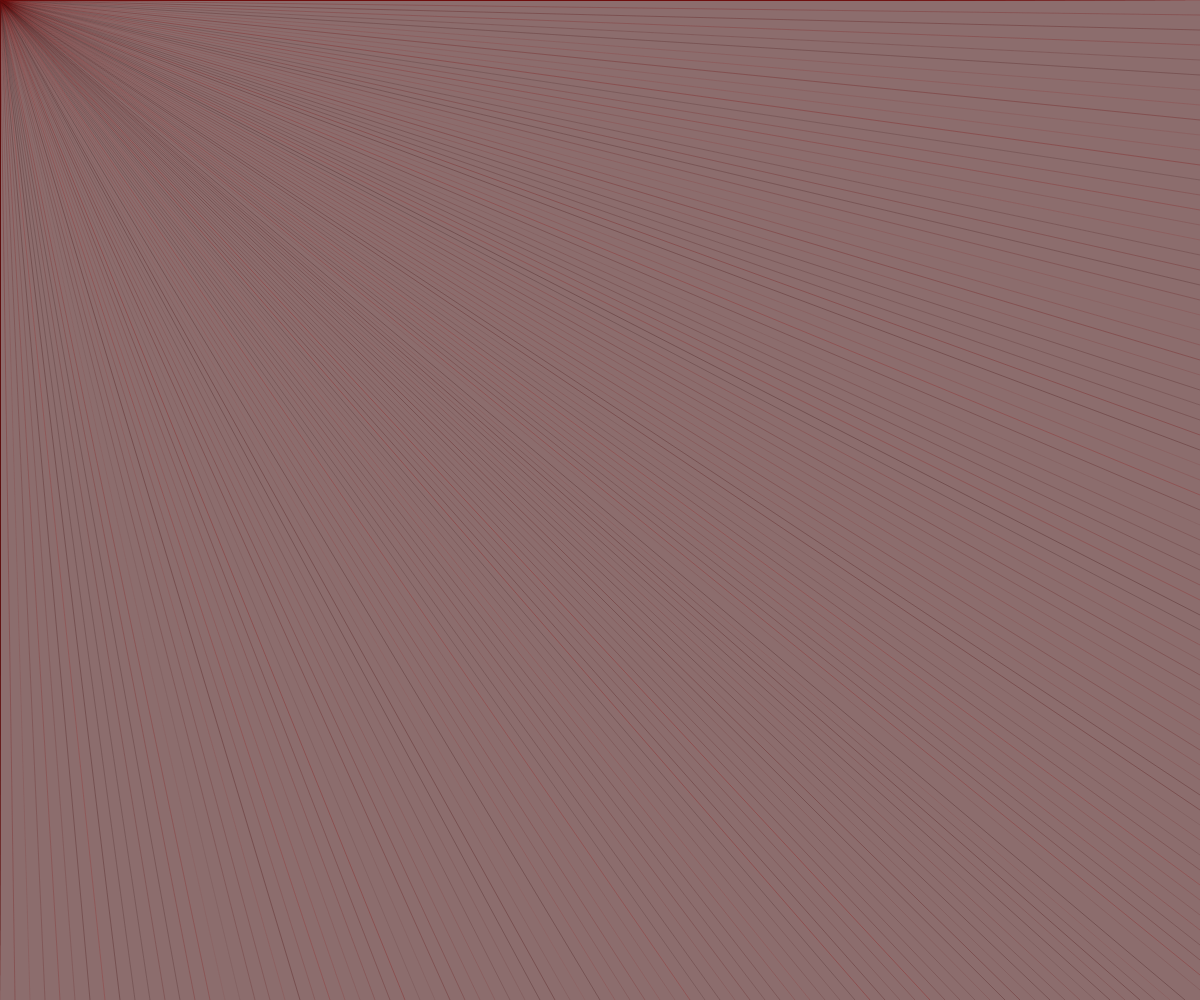
Frame 1 (no input)
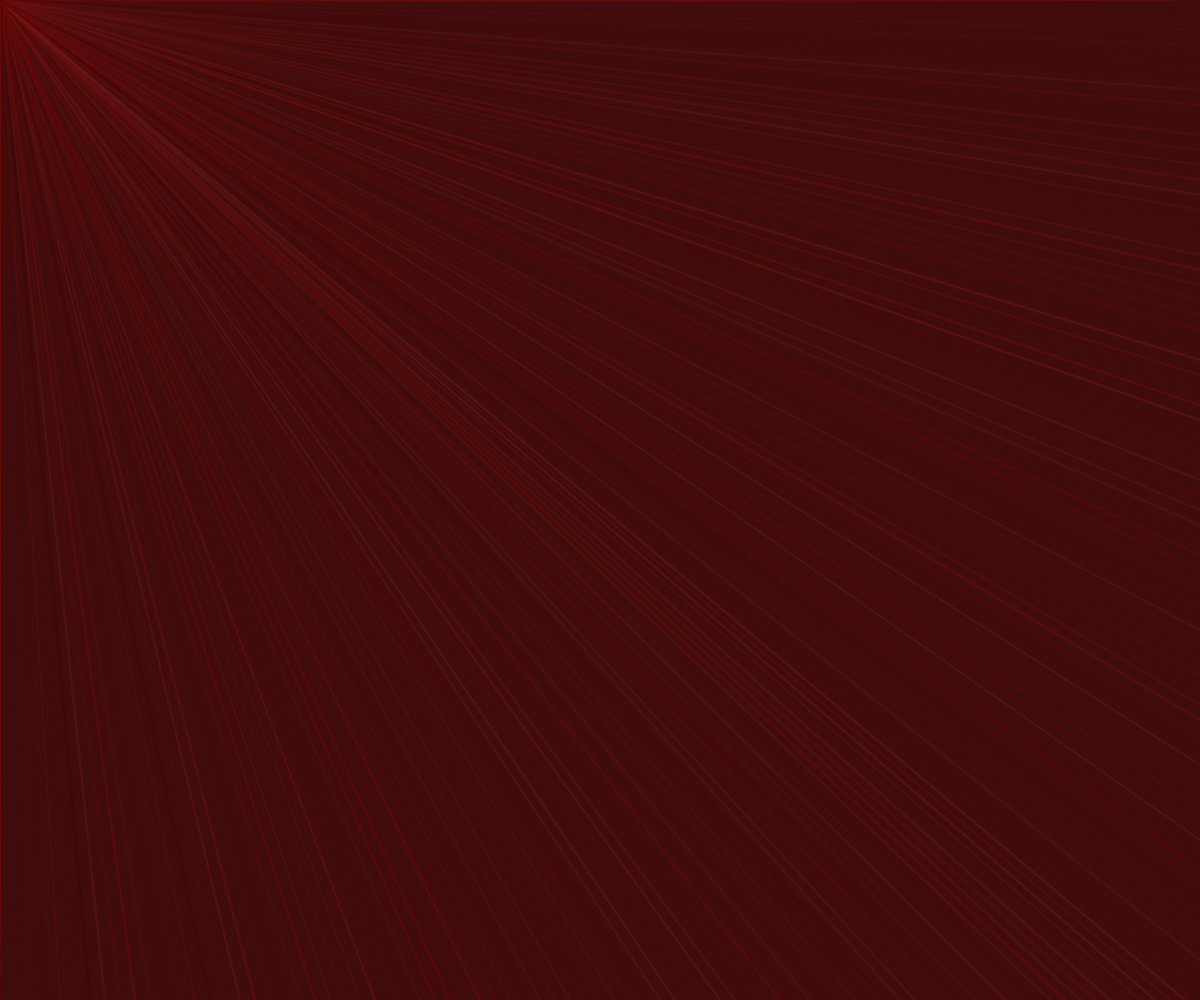
Frame 60 (no input)
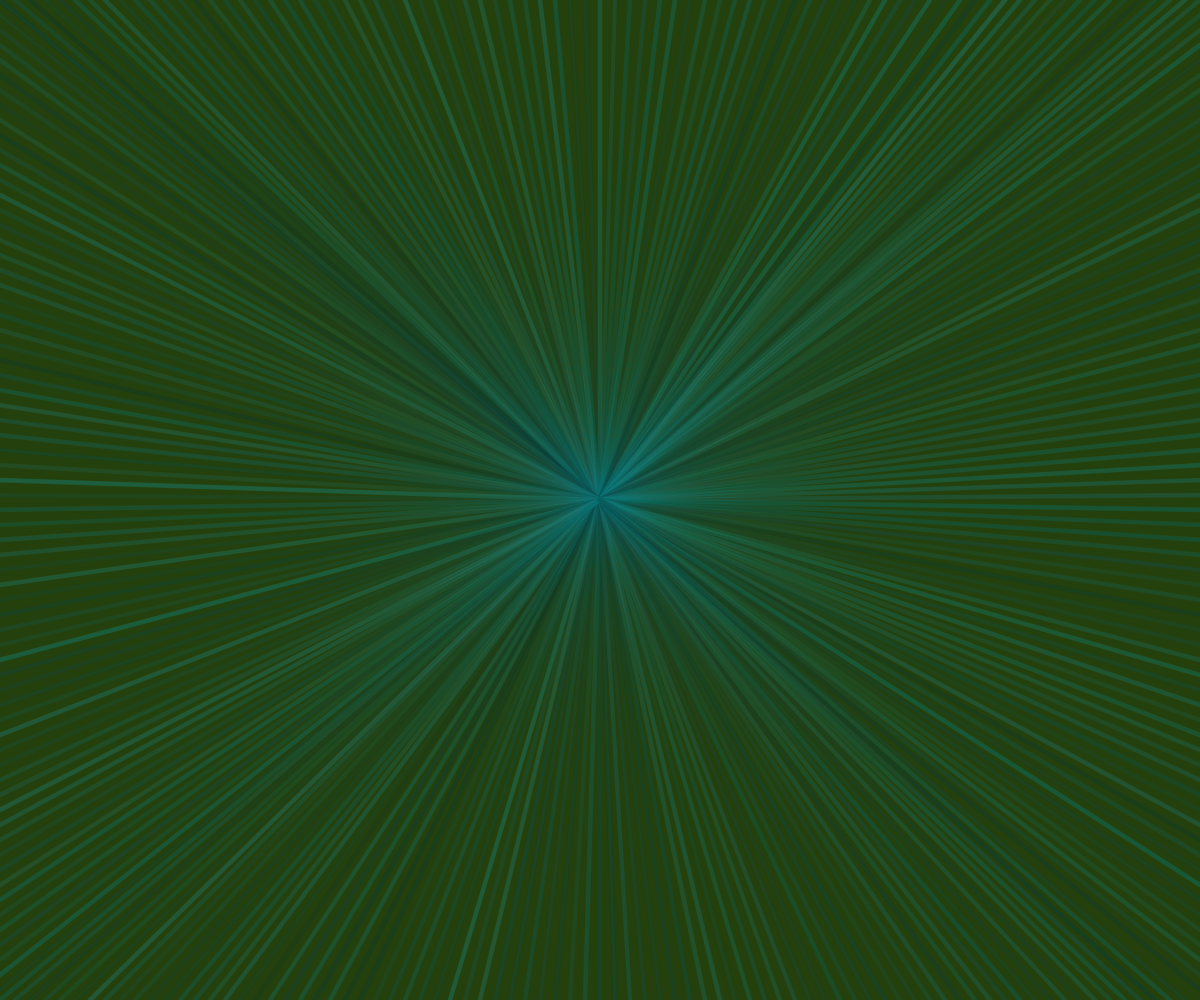
Frame 120 (the mouse pressed at the canvas centre since frame 60)

The p5.js sketch that drew these frames (run headless with seeded random() and noise() and a simulated clock; from frame 60 on, the mouse is pressed at the canvas centre):

// p5.js sketch
// ── sketch.js
var h = 0;

function Line(x1, y1, x2, y2) {
	this.first = createVector(x1, y1);
	this.second = createVector(x2, y2);
	
	this.update = function() {
		this.second.x = mouseX;
		this.second.y = mouseY;
	}
	
	this.show = function() {
		var x = map(mouseX, 0, width, 0, 1);
		var y = map(mouseY, 0, height, 0, 1);
		h = x * y / 0.5;
		stroke(h, random(0.7, 1), random(0.2, 0.6), random(0.1, 0.3));
		line(this.first.x, this.first.y, this.second.x, this.second.y);
	}
}

var lines = []
var step = 15;

function setup() {
	createCanvas(windowWidth, windowHeight);
	colorMode(HSB, 1.0);
	
	// Rangée du haut et du bas
	for (var x = 0; x < width / step; x++) {
		lines.push(new Line(x * step, 0, width / 2, height / 2));		// haut
		lines.push(new Line(x * step, height, width / 2, height / 2));	// bas
	}
	// " de droite et de gauche
	for (var y = 0; y < height / step; y++) {
		lines.push(new Line(0, y * step, width / 2, height / 2));	// gauche
		lines.push(new Line(width, y * step, width / 2, height / 2));	// droite
	}
}

function mouseMoved() {
	for (var i = 0; i < lines.length; i++) {
		lines[i].update();
	}
}

var bg = 0;
var sw = 1;
var growing = true;

function draw() {
	background(bg, 0.8, 0.25, 0.6);
	strokeWeight(sw);
	
	bg = h * 0.5;
	
	if (growing) {
		sw += 0.75;
		if (sw >= 30) growing = false;
	}
	else {
		sw -= 1.5;
		if (sw <= 3) growing = true;
	}
	
	
	
	for (var i = 0; i < lines.length; i++) {
		lines[i].show();
	}
}
